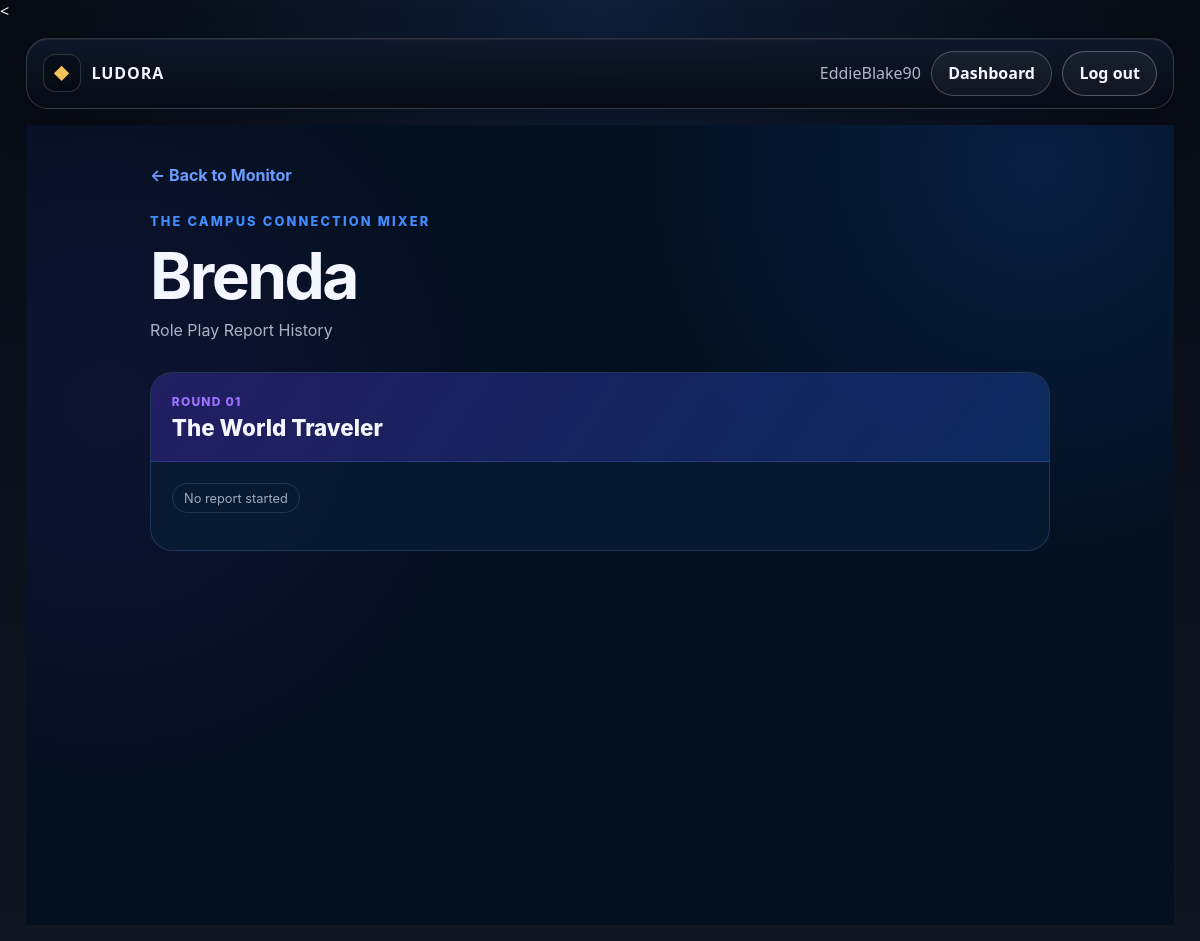
Screenshot of /roleplay/monitor/D50B2A47/student/345/ (signed in) with the database file from the repository.
### accounts/models.py (models this page shows, shortened)
class User(AbstractUser):
    class Role(models.TextChoices):
        TEACHER = "TEACHER", "Teacher"
        ADMIN = "ADMIN", "Admin"
    role = models.CharField(
        max_length=20,
        choices=Role.choices,
        default=Role.TEACHER,
    )

### roleplay/models.py (models this page shows, shortened)
class RolePlaySituation(models.Model):
    title = models.CharField(max_length=150)
    slug = models.SlugField(
        max_length=160,
        unique=True,
    )
    summary = models.TextField(
        blank=True,
        help_text="Short description shown to the teacher.",
    )
    student_briefing = models.TextField(
        blank=True,
        help_text=(
            "Information every student should know before "
            "the role play begins."
        ),
    )
    teacher_notes = models.TextField(
        blank=True,
        help_text="Instructions visible only to the teacher.",
    )
    language_target = models.TextField(
        blank=True,
        help_text=(
            "Grammar, vocabulary, communicative function, "
            "or learning objective practiced in this situation."
        ),
    )
    is_active = models.BooleanField(default=True)
    created_at = models.DateTimeField(auto_now_add=True)
    updated_at = models.DateTimeField(auto_now=True)
    class Meta:
        ordering = ["title"]

class RoleAssignment(models.Model):
    run = models.ForeignKey(
        RolePlayRun,
        on_delete=models.CASCADE,
        related_name="assignments",
    )
    participant = models.ForeignKey(
        Participant,
        on_delete=models.CASCADE,
        related_name="roleplay_assignments",
    )
    role = models.ForeignKey(
        RoleCard,
        on_delete=models.PROTECT,
        related_name="assignments",
    )
    round_number = models.PositiveIntegerField(
        default=1,
    )
    role_snapshot = models.JSONField(
        default=dict,
        blank=True,
    )
    assigned_at = models.DateTimeField(auto_now_add=True)
    viewed_at = models.DateTimeField(
        null=True,
        blank=True,
    )
    class Meta:
        constraints = [
            models.UniqueConstraint(
                fields=[
                    "run",
                    "participant",
                    "round_number",
                ],
                name="unique_roleplay_assignment_per_participant_round",
            ),
        ]

class RoleCard(models.Model):
    situation = models.ForeignKey(
        RolePlaySituation,
        on_delete=models.CASCADE,
        related_name="roles",
    )
    name = models.CharField(
        max_length=120,
        help_text="Role name, e.g. Detective, Customer, Manager.",
    )
    character_name = models.CharField(
        max_length=120,
        blank=True,
        help_text="Optional character identity.",
    )
    public_description = models.TextField(
        blank=True,
        help_text=(
            "Information that is safe for the student "
            "to reveal during the activity."
        ),
    )
    private_briefing = models.TextField(
        blank=True,
        help_text="Information known only by this role.",
    )
    objective = models.TextField(
        blank=True,
        help_text="What this role is trying to accomplish.",
    )
    secret_information = models.TextField(
        blank=True,
        help_text=(
            "Optional secrets, evidence, motivations, "
            "or hidden constraints."
        ),
    )
    useful_language = models.TextField(
        blank=True,
        help_text=(
            "Optional vocabulary, sentence starters, "
            "or language support."
        ),
    )
    copies_available = models.PositiveIntegerField(
        default=1,
        help_text=(
            "How many students may receive this role "
            "during the same session."
        ),
    )
    sort_order = models.PositiveIntegerField(default=0)
    is_active = models.BooleanField(default=True)
    class Meta:
        ordering = ["sort_order", "name"]

### sessions/models.py (models this page shows, shortened)
class Participant(models.Model):
    session = models.ForeignKey(
        GameSession,
        on_delete=models.CASCADE,
        related_name="participants",
    )
    display_name = models.CharField(max_length=100)
    student_id = models.CharField(max_length=50, blank=True)
    joined_at = models.DateTimeField(auto_now_add=True)
    is_ready = models.BooleanField(default=False)
    class Meta:
        constraints = [
            models.UniqueConstraint(
                fields=["session", "student_id"],
                condition=~Q(student_id=""),
                name="unique_student_id_per_session_when_provided",
            )
        ]

### roleplay/views.py (the view, shortened to what this page needs)
@login_required
def teacher_student_reports(
    request,
    join_code,
    participant_id,
):
    run = get_object_or_404(
        RolePlayRun.objects.select_related(
            "game_session",
            "situation",
        ),
        game_session__join_code=join_code,
        game_session__teacher=request.user,
    )
    participant = get_object_or_404(
        Participant,
        id=participant_id,
        session=run.game_session,
    )
    assignments = (
        run.assignments
        .filter(
            participant=participant,
        )
        .select_related(
            "role",
        )
        .prefetch_related(
            "record_submissions__template",
            Prefetch(
                "record_submissions__responses",
                queryset=(
                    RolePlayRecordResponse.objects
                    .select_related("field")
                    .order_by(
                        "field__sort_order",
                        "field_id",
                    )
                ),
            ),
        )
        .order_by(
            "-round_number",
        )
    )
    return render(
        request,
        "roleplay/teacher_student_reports.html",
        {
            "run": run,
            "session": run.game_session,
            "situation": run.situation,
            "participant": participant,
            "assignments": assignments,
        },
    )

### roleplay/templates/roleplay/teacher_student_reports.html (shortened to what this page needs)
{% extends "base.html" %}
{% block content %}
<div class="rpr-page">
    <main class="rpr-container">
        <a
            class="rpr-back"
            href="{% url 'roleplay:teacher_monitor' session.join_code %}"
        >
            ← Back to Monitor
        </a>
        <div class="rpr-kicker">
            {{ situation.title }}
        </div>
        <h1 class="rpr-title">
            {{ participant.display_name }}
        </h1>
        <div class="rpr-subtitle">
            Role Play Report History
        </div>
        {% for assignment in assignments %}
            <article class="rpr-round">
                <header class="rpr-round-header">
                    <div class="rpr-round-label">
                        Round
                        {{ assignment.round_number|stringformat:"02d" }}
                    </div>
                    <div class="rpr-role">
                        {{ assignment.role.name }}
                    </div>
                </header>
                <div class="rpr-body">
                    {% for submission in assignment.record_submissions.all %}
                        <div
                            class="
                                rpr-status
                                {% if submission.is_submitted %}
                                    submitted
                                {% endif %}
                            "
                        >
                            {% if submission.is_submitted %}
                                ✓ Report submitted
                            {% else %}
                                Draft saved
                            {% endif %}
                        </div>
                        {% for response in submission.responses.all %}
                            <div class="rpr-field">
                                <div class="rpr-field-label">
                                    {{ response.field.label }}
                                </div>
                                <div class="rpr-field-value">
                                    {% if response.value %}
                                        {{ response.value|linebreaksbr }}
                                    {% else %}
                                        —
                                    {% endif %}
                                </div>
                            </div>
                        {% endfor %}
                        <div class="rpr-feedback">
                            <div class="rpr-feedback-heading">
                                <div>
                                    <div class="rpr-field-label">
                                        Teacher Feedback
                                    </div>
                                    {% if submission.reviewed_at %}
                                        <span class="rpr-reviewed-badge">
                                            ✓ Reviewed
                                        </span>
                                    {% else %}
                                        <span class="rpr-pending-badge">
                                            Needs review
                                        </span>
                                    {% endif %}
                                </div>
                            </div>
                            <form method="post">
                                {% csrf_token %}
                                <input
                                    type="hidden"
                                    name="submission_id"
                                    value="{{ submission.id }}"
                                >
                                <textarea
                                    class="rpr-feedback-input"
                                    name="teacher_feedback"
                                    placeholder="Write feedback for this student..."
                                >{{ submission.teacher_feedback }}</textarea>
                                <div class="rpr-feedback-actions">
                                    <button
                                        class="rpr-button rpr-button-secondary"
                                        type="submit"
                                        name="review_action"
                                        value="save"
                                    >
                                        Save Feedback
                                    </button>
                                    {% if submission.reviewed_at %}
                                        <button
                                            class="rpr-button rpr-button-secondary"
                                            type="submit"
                                            name="review_action"
                                            value="unreview"
                                        >
                                            Mark for Review
                                        </button>
                                    {% else %}
                                        <button
                                            class="rpr-button rpr-button-primary"
                                            type="submit"
                                            name="review_action"
                                            value="review"
                                        >
                                            ✓ Mark Reviewed
                                        </button>
                                    {% endif %}
                                </div>
                            </form>
                        </div>
                    {% empty %}
                        <div class="rpr-status">
                            No report started
                        </div>
                    {% endfor %}
                </div>
            </article>
        {% empty %}
            <p>
                This student has no role assignments yet.
            </p>
        {% endfor %}
    </main>
</div>
{% endblock %}

### templates/base.html (shortened to what this page needs)
{% load static %}
<!DOCTYPE html>
<html lang="en">
<head>
<link rel="stylesheet" href="{% static 'webgames/css/app-theme.css' %}">
</head>
<body>
  <main class="fr-app-shell">
    <nav class="app-top-nav">
  <a class="app-brand" href="{% url 'games:teacher_dashboard' %}">
    <span class="app-brand-mark">◆</span>
    <span>Ludora</span>
  </a>
  <div class="app-nav-links">
        {% if user.is_authenticated %}
          <span class="fr-muted-text">
            {{ user.username }}
          </span>
          <a class="app-btn app-btn-secondary" href="{% url 'games:teacher_dashboard' %}">
  Dashboard
</a>
<a class="app-btn" href="{% url 'logout' %}">
  Log out
</a>
        {% else %}
          <a class="app-btn app-btn-primary" href="{% url 'login' %}">
  Log in
</a>
        {% endif %}
      </div>
    </nav>
    {% block content %}{% endblock %}
  </main>
</body>
</html>

### rows the page displays
User: username "EddieBlake90"
RolePlaySituation: title "THE CAMPUS CONNECTION MIXER"
Participant: display_name "Brenda"
RoleAssignment: round_number "01", role.name "The World Traveler"
